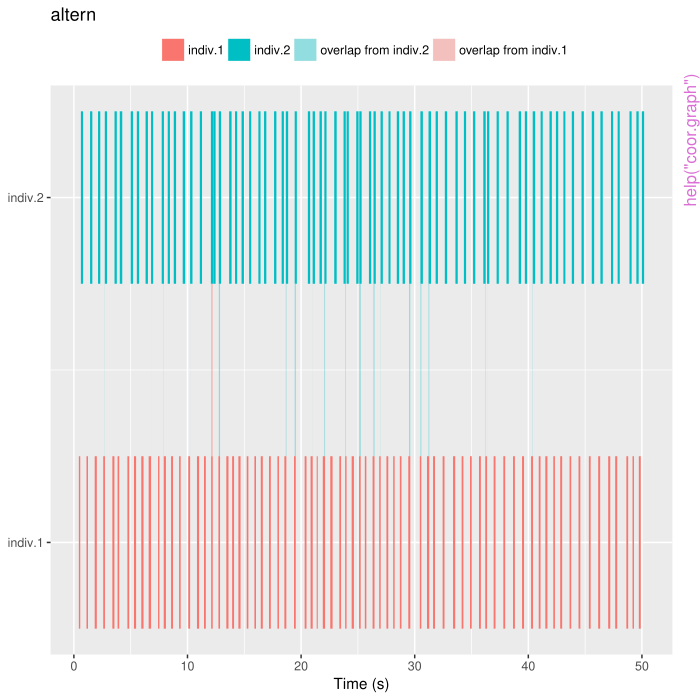

Here is the R script that generated this plot:
pkgname <- "warbleR"
source(file.path(R.home("share"), "R", "examples-header.R"))
options(warn = 1)
base::assign(".ExTimings", "warbleR-Ex.timings", pos = 'CheckExEnv')
base::cat("name\tuser\tsystem\telapsed\n", file=base::get(".ExTimings", pos = 'CheckExEnv'))
base::assign(".format_ptime",
function(x) {
  if(!is.na(x[4L])) x[1L] <- x[1L] + x[4L]
  if(!is.na(x[5L])) x[2L] <- x[2L] + x[5L]
  options(OutDec = '.')
  format(x[1L:3L], digits = 7L)
},
pos = 'CheckExEnv')

### * </HEADER>
library('warbleR')

base::assign(".oldSearch", base::search(), pos = 'CheckExEnv')
cleanEx()
nameEx("autodetec")
### * autodetec

flush(stderr()); flush(stdout())

base::assign(".ptime", proc.time(), pos = "CheckExEnv")
### Name: autodetec
### Title: Automatically detect vocalizations in sound files
### Aliases: autodetec

### ** Examples

## Not run: 
##D # Set temporary working directory
##D # setwd(tempdir())
##D 
##D data(list = c("Phae.long1", "Phae.long2", "Phae.long3", "Phae.long4"))
##D writeWave(Phae.long1,"Phae.long1.wav")
##D writeWave(Phae.long2,"Phae.long2.wav")
##D writeWave(Phae.long3,"Phae.long3.wav")
##D writeWave(Phae.long4,"Phae.long4.wav") 
##D 
##D ad <- autodetec(threshold = 5, env = "hil", ssmooth = 300, power=1,
##D bp=c(2,9), xl = 2, picsize = 2, res = 200, flim= c(1,11), osci = TRUE,
##D wl = 300, ls = FALSE, sxrow = 2, rows = 4, mindur = 0.1, maxdur = 1, set = TRUE)
##D 
##D #run it with different settings
##D ad <- autodetec(threshold = 90, env = "abs", ssmooth = 300, power = 1, redo = TRUE,
##D bp=c(2,9), xl = 2, picsize = 2, res = 200, flim= c(1,11), osci = TRUE, 
##D wl = 300, ls = FALSE,  sxrow = 2, rows = 4, mindur=0.1, maxdur=1, set = TRUE)
##D 
##D #check this folder!!
##D getwd()
## End(Not run)




base::assign(".dptime", (proc.time() - get(".ptime", pos = "CheckExEnv")), pos = "CheckExEnv")
base::cat("autodetec", base::get(".format_ptime", pos = 'CheckExEnv')(get(".dptime", pos = "CheckExEnv")), "\n", file=base::get(".ExTimings", pos = 'CheckExEnv'), append=TRUE, sep="\t")
cleanEx()
nameEx("catalog")
### * catalog

flush(stderr()); flush(stdout())

base::assign(".ptime", proc.time(), pos = "CheckExEnv")
### Name: catalog
### Title: Create catalog of vocal signals
### Aliases: catalog

### ** Examples

## Not run: 
##D # Set temporary working directory
##D # setwd(tempdir())
##D # save sound file examples
##D data(list = c("Phae.long1", "Phae.long2","selec.table"))
##D writeWave(Phae.long1,"Phae.long1.wav") 
##D writeWave(Phae.long2,"Phae.long2.wav")
##D  writeWave(Phae.long3,"Phae.long3.wav")
##D  writeWave(Phae.long4,"Phae.long4.wav")
##D 
##D 
##D catalog(X = selec.table, flim = c(1, 10), nrow = 4, ncol = 2, same.time.scale = T,
##D  ovlp = 90, parallel = 1, mar = 0.01, wl = 200, gr = FALSE,
##D  orientation = "v",  labels = c("sound.files", "selec"), legend = 0)
##D  
##D  #different time scales and tag palette
##D catalog(X = selec.table, flim = c(1, 10), nrow = 4, ncol = 2, same.time.scale = F,
##D  ovlp = 90, parallel = 1, mar = 0.01, wl = 200, 
##D  orientation = "v",  labels = c("sound.files", "selec"), legend = 0, 
##D  tag.pal = list(terrain.colors))
##D  
##D  #adding tags and changing spectro palette
##D catalog(X = selec.table, flim = c(1, 10), nrow = 4, ncol = 2, same.time.scale = F,
##D  ovlp = 90, parallel = 1, mar = 0.01, wl = 200, pal = reverse.heat.colors,
##D  orientation = "v",  labels = c("sound.files", "selec"), legend = 1, 
##D  tag.pal = list(terrain.colors), tags = "sound.files")
##D 
##D  #create a bigger selection table
##D  X <- rbind(selec.table, selec.table, selec.table, selec.table)
##D  X <- rbind(X, X)
##D  
##D  #create some simulated labels
##D  X$songtype <- sample(letters[13:15], nrow(X), replace = T)
##D  X$indiv <- sample(letters[1:12], nrow(X), replace = T)
##D 
##D # 12 columns in 5 rows, 2 tags
##D catalog(X = X, flim = c(1, 10), nrow = 5, ncol = 12, same.time.scale = F,
##D  ovlp = 90, parallel = 1, mar = 0.01, wl = 200, 
##D  orientation = "v",  labels = c("sound.files", "selec"), legend = 3, 
##D  collev = seq(-65, 0, 5), tag.pal = list(terrain.colors), tags = c("songtype", "indiv"))
##D 
##D 
##D # with legend
##D catalog(X = X, flim = c(1, 10), nrow = 5, ncol = 12, same.time.scale = F,
##D  ovlp = 90, parallel = 1, mar = 0.01, wl = 200, gr = FALSE,
##D  orientation = "v",  labels = c("sound.files", "selec"), legend = 3, 
##D  width = 20, collev = seq(-65, 0, 5), tag.pal = list(terrain.colors),
##D   tags = c("songtype", "indiv"))
##D   
##D   # horizontal orientation
##D catalog(X = X, flim = c(1, 10), nrow = 5, ncol = 12, same.time.scale = F,
##D  ovlp = 90, parallel = 1, mar = 0.01, wl = 200, gr = FALSE,
##D  orientation = "h",  labels = c("sound.files", "selec"), legend = 3, 
##D  width = 20, collev = seq(-65, 0, 5), tag.pal = list(terrain.colors),
##D   tags = c("songtype", "indiv"))
##D check this floder
##D getwd()
## End(Not run)



base::assign(".dptime", (proc.time() - get(".ptime", pos = "CheckExEnv")), pos = "CheckExEnv")
base::cat("catalog", base::get(".format_ptime", pos = 'CheckExEnv')(get(".dptime", pos = "CheckExEnv")), "\n", file=base::get(".ExTimings", pos = 'CheckExEnv'), append=TRUE, sep="\t")
cleanEx()
nameEx("catalog2pdf")
### * catalog2pdf

flush(stderr()); flush(stdout())

base::assign(".ptime", proc.time(), pos = "CheckExEnv")
### Name: catalog2pdf
### Title: 'catalog2pdf' combines 'catalog' images into pdfs
### Aliases: catalog2pdf

### ** Examples

## Not run: 
##D # Set temporary working directory
##D # setwd(tempdir())
##D 
##D # save sound file examples
##D data(list = c("Phae.long1", "Phae.long2"))
##D writeWave(Phae.long1,"Phae.long1.wav") 
##D writeWave(Phae.long2,"Phae.long2.wav")
##D 
##D catalog(X = selec.table, nrow = 2, ncol = 4)
##D 
##D # now create single pdf removing jpeg
##D catalog2pdf(keep.img = FALSE)
##D 
##D # check this floder
##D getwd()
## End(Not run)



base::assign(".dptime", (proc.time() - get(".ptime", pos = "CheckExEnv")), pos = "CheckExEnv")
base::cat("catalog2pdf", base::get(".format_ptime", pos = 'CheckExEnv')(get(".dptime", pos = "CheckExEnv")), "\n", file=base::get(".ExTimings", pos = 'CheckExEnv'), append=TRUE, sep="\t")
cleanEx()
nameEx("checksels")
### * checksels

flush(stderr()); flush(stdout())

base::assign(".ptime", proc.time(), pos = "CheckExEnv")
### Name: checksels
### Title: Check selection data frames
### Aliases: checksels

### ** Examples

{
# First set temporary folder
# setwd(tempdir())

# save wav file examples
data(list = c("Phae.long1", "Phae.long2", "Phae.long3", "selec.table"))
writeWave(Phae.long1,"Phae.long1.wav")
writeWave(Phae.long2,"Phae.long2.wav")
writeWave(Phae.long3,"Phae.long3.wav")

checksels(X = selec.table)
}



base::assign(".dptime", (proc.time() - get(".ptime", pos = "CheckExEnv")), pos = "CheckExEnv")
base::cat("checksels", base::get(".format_ptime", pos = 'CheckExEnv')(get(".dptime", pos = "CheckExEnv")), "\n", file=base::get(".ExTimings", pos = 'CheckExEnv'), append=TRUE, sep="\t")
cleanEx()
nameEx("checkwavs")
### * checkwavs

flush(stderr()); flush(stdout())

base::assign(".ptime", proc.time(), pos = "CheckExEnv")
### Name: checkwavs
### Title: Check .wav files
### Aliases: checkwavs

### ** Examples

{
# First set temporary folder
# setwd(tempdir())

# save wav file examples
data(list = c("Phae.long1", "Phae.long2", "Phae.long3", "Phae.long4", "selec.table"))
writeWave(Phae.long1,"Phae.long1.wav")
writeWave(Phae.long2,"Phae.long2.wav")
writeWave(Phae.long3,"Phae.long3.wav")
writeWave(Phae.long4,"Phae.long4.wav")

# without selection data frame
checkwavs()

# without selection data frame
checkwavs(X = selec.table)
}



base::assign(".dptime", (proc.time() - get(".ptime", pos = "CheckExEnv")), pos = "CheckExEnv")
base::cat("checkwavs", base::get(".format_ptime", pos = 'CheckExEnv')(get(".dptime", pos = "CheckExEnv")), "\n", file=base::get(".ExTimings", pos = 'CheckExEnv'), append=TRUE, sep="\t")
cleanEx()
nameEx("color.spectro")
### * color.spectro

flush(stderr()); flush(stdout())

base::assign(".ptime", proc.time(), pos = "CheckExEnv")
### Name: color.spectro
### Title: Highlight spectrogram regions
### Aliases: color.spectro

### ** Examples

## Not run: 
##D  
##D # First set empty folder
##D # setwd(tempdir())
##D data(list = c("Phae.long1", "selec.table"))
##D writeWave(Phae.long1, "Phae.long1.wav") #save sound files 
##D 
##D  # subset selection table
##D  st <- selec.table[selec.table$sound.files == "Phae.long1.wav",]
##D  
##D  # read wave file as an R object
##D  sgnl <- tuneR::readWave(as.character(st$sound.files[1]))
##D  
##D  # create color column
##D  st$colors <- c("red2", "blue", "green")
##D  
##D  # highlight selections
##D  color.spectro(wave = sgnl, wl = 300, ovlp = 90, flim = c(1, 8.6), collevels = seq(-90, 0, 5), 
##D  dB = "B", X = st, col.clm = "colors", base.col = "skyblue",  t.mar = 0.07, f.mar = 0.1, 
##D  interactive = NULL)
##D  
##D  # interactive (selected manually: you have to select them by clicking on the spectrogram)
##D  color.spectro(wave = sgnl, wl = 300, ovlp = 90, flim = c(1, 8.6), collevels = seq(-90, 0, 5),
##D   dB = "B", col.clm = "colors", t.mar = 0.07, f.mar = 1, interactive = 2)
## End(Not run)




base::assign(".dptime", (proc.time() - get(".ptime", pos = "CheckExEnv")), pos = "CheckExEnv")
base::cat("color.spectro", base::get(".format_ptime", pos = 'CheckExEnv')(get(".dptime", pos = "CheckExEnv")), "\n", file=base::get(".ExTimings", pos = 'CheckExEnv'), append=TRUE, sep="\t")
cleanEx()
nameEx("compare.methods")
### * compare.methods

flush(stderr()); flush(stdout())

base::assign(".ptime", proc.time(), pos = "CheckExEnv")
### Name: compare.methods
### Title: Assessing the performance of acoustic distance measurements
### Aliases: compare.methods

### ** Examples

## Not run: 
##D # Set temporary working directory
##D # setwd(tempdir())
##D 
##D data(list = c("Phae.long1", "Phae.long2", "Phae.long3", "Phae.long4", "selec.table"))
##D writeWave(Phae.long1,"Phae.long1.wav")
##D writeWave(Phae.long2,"Phae.long2.wav")
##D writeWave(Phae.long3,"Phae.long3.wav")
##D writeWave(Phae.long4,"Phae.long4.wav")
##D 
##D compare.methods(X = selec.table, flim = c(0, 10), bp = c(0, 10), mar = 0.1, wl = 300,
##D ovlp = 90, res = 200, n = 10, length.out = 30,
##D methods = c("XCORR", "dfDTW"), parallel = 1, it = "jpeg")
##D 
##D #remove progress bar
##D compare.methods(X = selec.table, flim = c(0, 10), bp = c(0, 10), mar = 0.1, wl = 300,
##D ovlp = 90, res = 200, n = 10, length.out = 30,
##D methods = c("XCORR", "dfDTW"), parallel = 1, it = "jpeg", pb = FALSE)
##D 
##D #check this folder!
##D getwd()
##D 
##D 
##D #compare SP and XCORR
##D #first we need to create a larger data set as the PCA that summarizes the spectral parameters
##D #needs more units (rows) that variables (columns)
##D #so I just create a new selection table repeating 3 times selec.table
##D st2 <- rbind(selec.table, selec.table, selec.table)
##D 
##D #note that the selection labels should be also changed
##D st2$selec <- 1:nrow(st2)
##D #now we can compare SP method against XCORR
##D compare.methods(X = st2, flim = c(0, 10), bp = c(0, 10), mar = 0.1, wl = 300,
##D ovlp = 90, res = 200, n = 10, length.out = 30,
##D methods = c("XCORR", "SP"), parallel = 1, it = "jpeg")
##D 
##D #compare SP method against dfDTW
##D compare.methods(X = st2, flim = c(0, 10), bp = c(0, 10), mar = 0.1, wl = 300,
##D ovlp = 90, res = 200, n = 10, length.out = 30,
##D methods = c("dfDTW", "SP"), parallel = 1, it = "jpeg")
##D 
##D #alternatively we can provide our own SP matrix
##D sp <- specan(selec.table, bp = c(0, 10))
##D 
##D #and selec just a few variables to avoid the problem of # observations vs # parameters in PCA
##D sp <- sp[, 1:7]
##D 
##D compare.methods(X = selec.table, flim = c(0, 10), sp = sp, bp = c(0, 10), mar = 0.1, wl = 300,
##D ovlp = 90, res = 200, n = 10, length.out = 30,
##D methods = c("XCORR", "SP"), parallel = 1, it = "jpeg")
##D 
##D #note that "SP" should also be included as a method in 'methods'
##D #again, all images are saved in the working directory
## End(Not run)




base::assign(".dptime", (proc.time() - get(".ptime", pos = "CheckExEnv")), pos = "CheckExEnv")
base::cat("compare.methods", base::get(".format_ptime", pos = 'CheckExEnv')(get(".dptime", pos = "CheckExEnv")), "\n", file=base::get(".ExTimings", pos = 'CheckExEnv'), append=TRUE, sep="\t")
cleanEx()
nameEx("consolidate")
### * consolidate

flush(stderr()); flush(stdout())

base::assign(".ptime", proc.time(), pos = "CheckExEnv")
### Name: consolidate
### Title: Consolidate sound files into a single folder
### Aliases: consolidate

### ** Examples

{ 
# First set empty folder
# setwd(tempdir())

# save wav file examples
data(list = c("Phae.long1", "Phae.long2", "Phae.long3", "Phae.long4", "selec.table"))

# create first folder
dir.create("folder1")
writeWave(Phae.long1, file.path("folder1","Phae.long1.wav"))
writeWave(Phae.long2, file.path("folder1","Phae.long2.wav"))

# create second folder
dir.create("folder2")
writeWave(Phae.long3, file.path("folder2","Phae.long3.wav"))
writeWave(Phae.long4, file.path("folder2","Phae.long4.wav"))

# consolidate in a single folder
consolidate()

# or if tempdir wa used
# consolidate(path = tempdir())
}




base::assign(".dptime", (proc.time() - get(".ptime", pos = "CheckExEnv")), pos = "CheckExEnv")
base::cat("consolidate", base::get(".format_ptime", pos = 'CheckExEnv')(get(".dptime", pos = "CheckExEnv")), "\n", file=base::get(".ExTimings", pos = 'CheckExEnv'), append=TRUE, sep="\t")
cleanEx()
nameEx("coor.graph")
### * coor.graph

flush(stderr()); flush(stdout())

base::assign(".ptime", proc.time(), pos = "CheckExEnv")
### Name: coor.graph
### Title: Coordinated singing graphs
### Aliases: coor.graph

### ** Examples

{

# First set temporary folder
# setwd(tempdir())

# load simulate singing events  (see data documentation)
data(sim.coor.sing)

# make coor.graphs in tiff format
coor.graph(X = sim.coor.sing, ovlp = TRUE, only.coor = FALSE, xl =2, res =80, 
it = "tiff", img = TRUE)


#' # make coor.graphs in graphic device format
cgs <- coor.graph(X = sim.coor.sing, ovlp = TRUE, only.coor = FALSE, img = FALSE)

cgs
}



base::assign(".dptime", (proc.time() - get(".ptime", pos = "CheckExEnv")), pos = "CheckExEnv")
base::cat("coor.graph", base::get(".format_ptime", pos = 'CheckExEnv')(get(".dptime", pos = "CheckExEnv")), "\n", file=base::get(".ExTimings", pos = 'CheckExEnv'), append=TRUE, sep="\t")
cleanEx()
nameEx("coor.test")
### * coor.test

flush(stderr()); flush(stdout())

base::assign(".ptime", proc.time(), pos = "CheckExEnv")
### Name: coor.test
### Title: Randomization test for singing coordination
### Aliases: coor.test

### ** Examples

{
#load  simulated singing data (see data documentation)
data(sim.coor.sing)

# testing if coordination happens less than expected by chance
coor.test(sim.coor.sing, iterations = 100, less.than.chance = TRUE)

# testing if coordination happens more than expected by chance
coor.test(sim.coor.sing, iterations = 100, less.than.chance = FALSE)
}



base::assign(".dptime", (proc.time() - get(".ptime", pos = "CheckExEnv")), pos = "CheckExEnv")
base::cat("coor.test", base::get(".format_ptime", pos = 'CheckExEnv')(get(".dptime", pos = "CheckExEnv")), "\n", file=base::get(".ExTimings", pos = 'CheckExEnv'), append=TRUE, sep="\t")
cleanEx()
nameEx("cut_sels")
### * cut_sels

flush(stderr()); flush(stdout())

base::assign(".ptime", proc.time(), pos = "CheckExEnv")
### Name: cut_sels
### Title: Cut selections into individual sound files
### Aliases: cut_sels

### ** Examples

{ 
# First set empty folder
# setwd(tempdir())

# save wav file examples
data(list = c("Phae.long1", "Phae.long2", "Phae.long3", "Phae.long4", "selec.table"))
writeWave(Phae.long1,"Phae.long1.wav")
writeWave(Phae.long2,"Phae.long2.wav")
writeWave(Phae.long3,"Phae.long3.wav")
writeWave(Phae.long4,"Phae.long4.wav")

# make spectrograms

cut_sels(selec.table)
 
cut_sels(selec.table, overwrite = TRUE, labels = c("sound.files", "selec", "sel.comment"))
 
 #check this folder!!
getwd()
}




base::assign(".dptime", (proc.time() - get(".ptime", pos = "CheckExEnv")), pos = "CheckExEnv")
base::cat("cut_sels", base::get(".format_ptime", pos = 'CheckExEnv')(get(".dptime", pos = "CheckExEnv")), "\n", file=base::get(".ExTimings", pos = 'CheckExEnv'), append=TRUE, sep="\t")
cleanEx()
nameEx("dfDTW")
### * dfDTW

flush(stderr()); flush(stdout())

base::assign(".ptime", proc.time(), pos = "CheckExEnv")
### Name: dfDTW
### Title: Acoustic dissimilarity using dynamic time warping on dominant
###   frequency contours
### Aliases: dfDTW

### ** Examples

{
# set the temp directory
# setwd(tempdir())

#load data
data(list = c("Phae.long1", "Phae.long2","selec.table"))
writeWave(Phae.long2, "Phae.long2.wav") #save sound files 
writeWave(Phae.long1, "Phae.long1.wav")

# run function 
dfDTW(selec.table, length.out = 30, flim = c(1, 12), bp = c(2, 9), wl = 300)

}



base::assign(".dptime", (proc.time() - get(".ptime", pos = "CheckExEnv")), pos = "CheckExEnv")
base::cat("dfDTW", base::get(".format_ptime", pos = 'CheckExEnv')(get(".dptime", pos = "CheckExEnv")), "\n", file=base::get(".ExTimings", pos = 'CheckExEnv'), append=TRUE, sep="\t")
cleanEx()
nameEx("dfts")
### * dfts

flush(stderr()); flush(stdout())

base::assign(".ptime", proc.time(), pos = "CheckExEnv")
### Name: dfts
### Title: Extract the dominant frequency values as a time series
### Aliases: dfts

### ** Examples

{
# set the temp directory
# setwd(tempdir())

#load data
data(list = c("Phae.long1", "Phae.long2","selec.table"))
writeWave(Phae.long2, "Phae.long2.wav") #save sound files 
writeWave(Phae.long1, "Phae.long1.wav")

# run function 
dfts(X = selec.table, length.out = 30, flim = c(1, 12), bp = c(2, 9), wl = 300)

}



base::assign(".dptime", (proc.time() - get(".ptime", pos = "CheckExEnv")), pos = "CheckExEnv")
base::cat("dfts", base::get(".format_ptime", pos = 'CheckExEnv')(get(".dptime", pos = "CheckExEnv")), "\n", file=base::get(".ExTimings", pos = 'CheckExEnv'), append=TRUE, sep="\t")
cleanEx()
nameEx("ffDTW")
### * ffDTW

flush(stderr()); flush(stdout())

base::assign(".ptime", proc.time(), pos = "CheckExEnv")
### Name: ffDTW
### Title: Acoustic dissimilarity using dynamic time warping on fundamental
###   frequency contours
### Aliases: ffDTW

### ** Examples

{
# set the temp directory
# setwd(tempdir())

#load data
data(list = c("Phae.long1", "Phae.long2","selec.table"))
writeWave(Phae.long2, "Phae.long2.wav") #save sound files 
writeWave(Phae.long1, "Phae.long1.wav")

# run function 
ffDTW(selec.table[1:4,], length.out = 30, flim = c(1, 12), img = TRUE, bp = c(1, 9), wl = 300)
}



base::assign(".dptime", (proc.time() - get(".ptime", pos = "CheckExEnv")), pos = "CheckExEnv")
base::cat("ffDTW", base::get(".format_ptime", pos = 'CheckExEnv')(get(".dptime", pos = "CheckExEnv")), "\n", file=base::get(".ExTimings", pos = 'CheckExEnv'), append=TRUE, sep="\t")
cleanEx()
nameEx("ffts")
### * ffts

flush(stderr()); flush(stdout())

base::assign(".ptime", proc.time(), pos = "CheckExEnv")
### Name: ffts
### Title: Extract the fundamental frequency values as a time series
### Aliases: ffts

### ** Examples

{
# set the temp directory
# setwd(tempdir())

#load data
data(list = c("Phae.long1", "Phae.long2","selec.table"))
writeWave(Phae.long1, "Phae.long1.wav") #save sound files 
writeWave(Phae.long2, "Phae.long2.wav") #save sound files 

# run function 
ffts(selec.table, length.out = 50, flim = c(1, 12), bp = c(2, 9), wl = 300)

# Fundamental frequency is not accurate for noisy signals, works better with pure tones

}



base::assign(".dptime", (proc.time() - get(".ptime", pos = "CheckExEnv")), pos = "CheckExEnv")
base::cat("ffts", base::get(".format_ptime", pos = 'CheckExEnv')(get(".dptime", pos = "CheckExEnv")), "\n", file=base::get(".ExTimings", pos = 'CheckExEnv'), append=TRUE, sep="\t")
cleanEx()
nameEx("filtersels")
### * filtersels

flush(stderr()); flush(stdout())

base::assign(".ptime", proc.time(), pos = "CheckExEnv")
### Name: filtersels
### Title: Subset selection data frames based on manually filtered image
###   files
### Aliases: filtersels

### ** Examples

## Not run: 
##D  
##D # First set temporary folder
##D # setwd(tempdir())
##D 
##D # save wav file examples
##D data(list = c("Phae.long1", "Phae.long2", "Phae.long3", "selec.table"))
##D writeWave(Phae.long1,"Phae.long1.wav")
##D writeWave(Phae.long2,"Phae.long2.wav")
##D writeWave(Phae.long3,"Phae.long3.wav")
##D 
##D specreator(selec.table, flim = c(0, 11), inner.mar = c(4,4.5,2,1), outer.mar = c(4,2,2,1), 
##D picsize = 2, res = 300, cexlab = 2, mar = 0.05, wl = 300)
##D 
##D #go to the working directory and delete some images
##D 
##D #filter selection data frame
##D fmloc <- filtersels(X = selec.table)
##D 
##D #this data frame does not have the selections corresponding to the images that were deleted
##D fmloc
##D 
##D #now using lspec images
##D lspec(sxrow = 2, rows = 8, pal = reverse.heat.colors, wl = 300, ovlp = 10)
##D 
##D #go to the working directory and delete lspec images (the ones with several rows of spectrograms)
##D 
##D #filter selection data frame
##D 
## End(Not run)



base::assign(".dptime", (proc.time() - get(".ptime", pos = "CheckExEnv")), pos = "CheckExEnv")
base::cat("filtersels", base::get(".format_ptime", pos = 'CheckExEnv')(get(".dptime", pos = "CheckExEnv")), "\n", file=base::get(".ExTimings", pos = 'CheckExEnv'), append=TRUE, sep="\t")
cleanEx()
nameEx("fixwavs")
### * fixwavs

flush(stderr()); flush(stdout())

base::assign(".ptime", proc.time(), pos = "CheckExEnv")
### Name: fixwavs
### Title: Fix .wav files to allow importing them into R
### Aliases: fixwavs

### ** Examples

## Not run: 
##D # Set temporary working directory
##D # setwd(tempdir())
##D 
##D data(list = c("Phae.long1", "Phae.long2", "Phae.long3", "Phae.long4", "selec.table"))
##D writeWave(Phae.long1,"Phae.long1.wav")
##D writeWave(Phae.long2,"Phae.long2.wav")
##D writeWave(Phae.long3,"Phae.long3.wav")
##D writeWave(Phae.long4,"Phae.long4.wav") 
##D 
##D fixwavs(files = selec.table$sound.files)
##D 
##D #check this folder
##D getwd()
## End(Not run)




base::assign(".dptime", (proc.time() - get(".ptime", pos = "CheckExEnv")), pos = "CheckExEnv")
base::cat("fixwavs", base::get(".format_ptime", pos = 'CheckExEnv')(get(".dptime", pos = "CheckExEnv")), "\n", file=base::get(".ExTimings", pos = 'CheckExEnv'), append=TRUE, sep="\t")
cleanEx()
nameEx("frange")
### * frange

flush(stderr()); flush(stdout())

base::assign(".ptime", proc.time(), pos = "CheckExEnv")
### Name: frange
### Title: Detect frequency range iteratively
### Aliases: frange

### ** Examples

{
# First set temporary folder
# setwd(tempdir())

data(list = c("Phae.long1", "Phae.long2", "Phae.long3", "Phae.long4", "selec.table"))
writeWave(Phae.long1,"Phae.long1.wav")
writeWave(Phae.long2,"Phae.long2.wav")
writeWave(Phae.long3,"Phae.long3.wav")
writeWave(Phae.long4,"Phae.long4.wav")

frange(X = selec.table, wl = 112, fsmooth = 1, threshold = 13, widths = c(4, 1), 
img = TRUE, pb = TRUE, it = "tiff", line = TRUE, mar = 0.1, bp = c(1,10.5), 
flim = c(0, 11))
}



base::assign(".dptime", (proc.time() - get(".ptime", pos = "CheckExEnv")), pos = "CheckExEnv")
base::cat("frange", base::get(".format_ptime", pos = 'CheckExEnv')(get(".dptime", pos = "CheckExEnv")), "\n", file=base::get(".ExTimings", pos = 'CheckExEnv'), append=TRUE, sep="\t")
cleanEx()
nameEx("frange.detec")
### * frange.detec

flush(stderr()); flush(stdout())

base::assign(".ptime", proc.time(), pos = "CheckExEnv")
### Name: frange.detec
### Title: Detect frequency range on wave objects
### Aliases: frange.detec

### ** Examples

{
data(tico)
frange.detec(wave = tico, wl = 512, fsmooth = 0.01, threshold = 1, bp = c(2, 8),
 widths = c(4, 2))

data(sheep)
frange.detec(wave = sheep, wl = 512, fsmooth = 0.2, threshold = 50, bp = c(0.3, 1), 
flim = c(0, 1.5), pal = reverse.heat.colors, main = "sheep")
}



base::assign(".dptime", (proc.time() - get(".ptime", pos = "CheckExEnv")), pos = "CheckExEnv")
base::cat("frange.detec", base::get(".format_ptime", pos = 'CheckExEnv')(get(".dptime", pos = "CheckExEnv")), "\n", file=base::get(".ExTimings", pos = 'CheckExEnv'), append=TRUE, sep="\t")
cleanEx()
nameEx("is.selection.table")
### * is.selection.table

flush(stderr()); flush(stdout())

base::assign(".ptime", proc.time(), pos = "CheckExEnv")
### Name: is.selection.table
### Title: Check if object is of class "selection.table"
### Aliases: is.selection.table

### ** Examples

{
# First set temporary folder
data(list = c("Phae.long1", "Phae.long2", "Phae.long3", "Phae.long4", "selec.table"))

is.selection.table(selec.table)

# setwd(tempdir())

writeWave(Phae.long1,"Phae.long1.wav")
writeWave(Phae.long2,"Phae.long2.wav")
writeWave(Phae.long3,"Phae.long3.wav")
writeWave(Phae.long4,"Phae.long4.wav")

st <- make.selection.table(selec.table)

is.selection.table(st)

class(st)
}



base::assign(".dptime", (proc.time() - get(".ptime", pos = "CheckExEnv")), pos = "CheckExEnv")
base::cat("is.selection.table", base::get(".format_ptime", pos = 'CheckExEnv')(get(".dptime", pos = "CheckExEnv")), "\n", file=base::get(".ExTimings", pos = 'CheckExEnv'), append=TRUE, sep="\t")
cleanEx()
nameEx("lspec")
### * lspec

flush(stderr()); flush(stdout())

base::assign(".ptime", proc.time(), pos = "CheckExEnv")
### Name: lspec
### Title: Create long spectrograms of whole sound files
### Aliases: lspec

### ** Examples

## Not run: 
##D # Set temporary working directory
##D # setwd(tempdir())
##D 
##D # save sound file examples
##D data(list = c("Phae.long1", "Phae.long2","selec.table"))
##D writeWave(Phae.long1,"Phae.long1.wav") 
##D writeWave(Phae.long2,"Phae.long2.wav")
##D 
##D lspec(sxrow = 2, rows = 8, pal = reverse.heat.colors, wl = 300)
##D 
##D # including selections
##D lspec(sxrow = 2, rows = 8, X = selec.table, pal = reverse.heat.colors, redo = TRUE, wl = 300)
##D 
##D #check this floder
##D getwd()
## End(Not run)



base::assign(".dptime", (proc.time() - get(".ptime", pos = "CheckExEnv")), pos = "CheckExEnv")
base::cat("lspec", base::get(".format_ptime", pos = 'CheckExEnv')(get(".dptime", pos = "CheckExEnv")), "\n", file=base::get(".ExTimings", pos = 'CheckExEnv'), append=TRUE, sep="\t")
cleanEx()
nameEx("lspec2pdf")
### * lspec2pdf

flush(stderr()); flush(stdout())

base::assign(".ptime", proc.time(), pos = "CheckExEnv")
### Name: lspec2pdf
### Title: 'lspec2pdf' combines 'lspec' images in .jpeg format to a single
###   pdf file.
### Aliases: lspec2pdf

### ** Examples

## Not run: 
##D # Set temporary working directory
##D # setwd(tempdir())
##D 
##D # save sound file examples
##D data(list = c("Phae.long1", "Phae.long2"))
##D writeWave(Phae.long1,"Phae.long1.wav") 
##D writeWave(Phae.long2,"Phae.long2.wav")
##D 
##D lspec(sxrow = 2, rows = 8, pal = reverse.heat.colors, wl = 300, it = "jpeg")
##D 
##D #now create single pdf removing jpeg
##D lspec2pdf(keep.img = FALSE)
##D 
##D # check this floder
##D getwd()
## End(Not run)



base::assign(".dptime", (proc.time() - get(".ptime", pos = "CheckExEnv")), pos = "CheckExEnv")
base::cat("lspec2pdf", base::get(".format_ptime", pos = 'CheckExEnv')(get(".dptime", pos = "CheckExEnv")), "\n", file=base::get(".ExTimings", pos = 'CheckExEnv'), append=TRUE, sep="\t")
cleanEx()
nameEx("make.selection.table")
### * make.selection.table

flush(stderr()); flush(stdout())

base::assign(".ptime", proc.time(), pos = "CheckExEnv")
### Name: make.selection.table
### Title: Create 'selection.table' class objects
### Aliases: make.selection.table

### ** Examples

{
# First set temporary folder
# setwd(tempdir())

data(list = c("Phae.long1", "Phae.long2", "Phae.long3", "Phae.long4", "selec.table"))
writeWave(Phae.long1,"Phae.long1.wav")
writeWave(Phae.long2,"Phae.long2.wav")
writeWave(Phae.long3,"Phae.long3.wav")
writeWave(Phae.long4,"Phae.long4.wav")

st <- make.selection.table(X = selec.table)

class(st)
}



base::assign(".dptime", (proc.time() - get(".ptime", pos = "CheckExEnv")), pos = "CheckExEnv")
base::cat("make.selection.table", base::get(".format_ptime", pos = 'CheckExEnv')(get(".dptime", pos = "CheckExEnv")), "\n", file=base::get(".ExTimings", pos = 'CheckExEnv'), append=TRUE, sep="\t")
cleanEx()
nameEx("manualoc")
### * manualoc

flush(stderr()); flush(stdout())

base::assign(".ptime", proc.time(), pos = "CheckExEnv")
### Name: manualoc
### Title: Interactive view of spectrograms
### Aliases: manualoc

### ** Examples

## Not run: 
##D #Set temporary working directory
##D # setwd(tempdir())
##D 
##D # save wav file examples
##D data(list = c("Phae.long1", "Phae.long2", "Phae.long3", "Phae.long4"))
##D writeWave(Phae.long1,"Phae.long1.wav")
##D writeWave(Phae.long2,"Phae.long2.wav")
##D writeWave(Phae.long3,"Phae.long3.wav")
##D writeWave(Phae.long4,"Phae.long4.wav")
##D 
##D manualoc(wl = 300)
##D # need to use the buttoms to manipulate function
##D # check working directory for .csv file after stopping function
##D #check here:
##D getwd()
## End(Not run)



base::assign(".dptime", (proc.time() - get(".ptime", pos = "CheckExEnv")), pos = "CheckExEnv")
base::cat("manualoc", base::get(".format_ptime", pos = 'CheckExEnv')(get(".dptime", pos = "CheckExEnv")), "\n", file=base::get(".ExTimings", pos = 'CheckExEnv'), append=TRUE, sep="\t")
cleanEx()
nameEx("move.imgs")
### * move.imgs

flush(stderr()); flush(stdout())

base::assign(".ptime", proc.time(), pos = "CheckExEnv")
### Name: move.imgs
### Title: Move/copy image files between directories
### Aliases: move.imgs

### ** Examples

{
#Set temporary working directory
# setwd(tempdir())

#load data
data("Cryp.soui")
writeWave(Cryp.soui, "Cryp.soui.wav") #save sound files 

#autodetec location of signals
ad <- autodetec(threshold = 6, bp = c(1, 3), mindur = 1.2,
maxdur = 3, img = FALSE, ssmooth = 600, wl = 300, flist = "Cryp.soui.wav")

#track dominant frequency graphs with freq reange detection
trackfreqs(X = ad[!is.na(ad$start),], flim = c(0, 5), ovlp = 90, it = "tiff",
bp = c(1, 3), contour = "df", wl = 300, frange = TRUE)

#copy files
move.imgs(cut = FALSE)

#cut files
move.imgs(cut = TRUE, to = "image_files")

# Check this folder
getwd()
}



base::assign(".dptime", (proc.time() - get(".ptime", pos = "CheckExEnv")), pos = "CheckExEnv")
base::cat("move.imgs", base::get(".format_ptime", pos = 'CheckExEnv')(get(".dptime", pos = "CheckExEnv")), "\n", file=base::get(".ExTimings", pos = 'CheckExEnv'), append=TRUE, sep="\t")
cleanEx()
nameEx("mp32wav")
### * mp32wav

flush(stderr()); flush(stdout())

base::assign(".ptime", proc.time(), pos = "CheckExEnv")
### Name: mp32wav
### Title: Convert .mp3 files to .wav
### Aliases: mp32wav

### ** Examples

## Not run: 
##D # First set temporary folder
##D # setwd(tempdir())
##D  
##D #Then download mp3 files from xeno-canto
##D querxc(qword = "Phaethornis aethopygus", download = TRUE)
##D 
##D # Convert all files to .wav format
##D mp32wav()
##D 
##D #check this folder!!
##D getwd()
## End(Not run)



base::assign(".dptime", (proc.time() - get(".ptime", pos = "CheckExEnv")), pos = "CheckExEnv")
base::cat("mp32wav", base::get(".format_ptime", pos = 'CheckExEnv')(get(".dptime", pos = "CheckExEnv")), "\n", file=base::get(".ExTimings", pos = 'CheckExEnv'), append=TRUE, sep="\t")
cleanEx()
nameEx("ovlp_sels")
### * ovlp_sels

flush(stderr()); flush(stdout())

base::assign(".ptime", proc.time(), pos = "CheckExEnv")
### Name: ovlp_sels
### Title: Find overlapping selections
### Aliases: ovlp_sels

### ** Examples

{
#no overlap
ovlp_sels(X =  selec.table)

# modified selec.table to make the first and second selection overlap
Y <- selec.table
Y$end[4] <- 1.5
  
 ovlp_sels(X =  Y)

# drop overlapping
 ovlp_sels(X =  Y, drop = TRUE)

# get index instead
 ovlp_sels(X =  Y, index = TRUE)
}



base::assign(".dptime", (proc.time() - get(".ptime", pos = "CheckExEnv")), pos = "CheckExEnv")
base::cat("ovlp_sels", base::get(".format_ptime", pos = 'CheckExEnv')(get(".dptime", pos = "CheckExEnv")), "\n", file=base::get(".ExTimings", pos = 'CheckExEnv'), append=TRUE, sep="\t")
cleanEx()
nameEx("querxc")
### * querxc

flush(stderr()); flush(stdout())

base::assign(".ptime", proc.time(), pos = "CheckExEnv")
### Name: querxc
### Title: Access 'Xeno-Canto' recordings and metadata
### Aliases: querxc

### ** Examples

## Not run: 
##D # Set temporary working directory
##D # setwd(tempdir())
##D 
##D # search without downloading
##D df1 <- querxc(qword = 'Phaethornis anthophilus', download = FALSE)
##D View(df1)
##D 
##D # downloading files
##D querxc(qword = 'Phaethornis anthophilus', download = TRUE)
##D 
##D # check this folder
##D getwd()
##D 
##D ## search using xeno-canto advance query ###
##D orth.pap <- querxc(qword = 'gen:orthonyx cnt:papua loc:tari', download = FALSE)
##D  
##D # download file using the output data frame as input
##D querxc(X = orth.pap)
##D 
##D # use quotes for queries with more than 1 word (e.g. Costa Rica),note that the 
##D # single quotes are used for the whole 'qword' and double quotes for the 2-word term inside
##D #Phaeochroa genus in Costa Rica 
##D phae.cr <- querxc(qword = 'gen:phaeochroa cnt:"costa rica"', download = FALSE)
##D 
##D # several terms can be searched for in the same field
##D # search for all female songs in sound type
##D femsong <- querxc(qword = 'type:song type:female', download = FALSE)
## End(Not run)



base::assign(".dptime", (proc.time() - get(".ptime", pos = "CheckExEnv")), pos = "CheckExEnv")
base::cat("querxc", base::get(".format_ptime", pos = 'CheckExEnv')(get(".dptime", pos = "CheckExEnv")), "\n", file=base::get(".ExTimings", pos = 'CheckExEnv'), append=TRUE, sep="\t")
cleanEx()
nameEx("rm_sil")
### * rm_sil

flush(stderr()); flush(stdout())

base::assign(".ptime", proc.time(), pos = "CheckExEnv")
### Name: rm_sil
### Title: Remove silence in wave files
### Aliases: rm_sil

### ** Examples

{
# Set temporary working directory
# setwd(tempdir())

# save sound file examples
data(list = c("Phae.long1", "Phae.long2","selec.table"))
sil <- silence(samp.rate = 22500, duration = 3, xunit = "time")

wv1 <- pastew(pastew(Phae.long1, sil, f = 22500, output = "Wave"), 
Phae.long2, f = 22500, output = "Wave")

#check silence in between amplitude peaks
env(wv1)

 #save wave file
 writeWave(object = wv1, filename = "wv1.wav", extensible = FALSE)

#remove silence
rm_sil(flist = "wv1.wav")

# OR this is tempdir was used instead
# rm_sil(path = tempdir(), flist = "wv1.wav")

#check this floder
getwd()
}



base::assign(".dptime", (proc.time() - get(".ptime", pos = "CheckExEnv")), pos = "CheckExEnv")
base::cat("rm_sil", base::get(".format_ptime", pos = 'CheckExEnv')(get(".dptime", pos = "CheckExEnv")), "\n", file=base::get(".ExTimings", pos = 'CheckExEnv'), append=TRUE, sep="\t")
cleanEx()
nameEx("seltailor")
### * seltailor

flush(stderr()); flush(stdout())

base::assign(".ptime", proc.time(), pos = "CheckExEnv")
### Name: seltailor
### Title: Interactive view of spectrograms to tailor selections
### Aliases: seltailor

### ** Examples

## Not run: 
##D #Set temporary working directory
##D # setwd(tempdir())
##D 
##D data(list = c("Phae.long1", "Phae.long2", "Phae.long3", "Phae.long4", "selec.table"))
##D writeWave(Phae.long1,"Phae.long1.wav")
##D writeWave(Phae.long2,"Phae.long2.wav")
##D writeWave(Phae.long3,"Phae.long3.wav")
##D writeWave(Phae.long4,"Phae.long4.wav")
##D 
##D seltailor(X =  selec.table, flim = c(1,12), wl = 300, auto.next = TRUE)
##D 
##D # Read output .csv file
##D seltailor.df <- read.csv("seltailor_output.csv")
##D seltailor.df
##D 
##D # check this directory for .csv file after stopping function
##D getwd()
## End(Not run)



base::assign(".dptime", (proc.time() - get(".ptime", pos = "CheckExEnv")), pos = "CheckExEnv")
base::cat("seltailor", base::get(".format_ptime", pos = 'CheckExEnv')(get(".dptime", pos = "CheckExEnv")), "\n", file=base::get(".ExTimings", pos = 'CheckExEnv'), append=TRUE, sep="\t")
cleanEx()
nameEx("sig2noise")
### * sig2noise

flush(stderr()); flush(stdout())

base::assign(".ptime", proc.time(), pos = "CheckExEnv")
### Name: sig2noise
### Title: Measure signal-to-noise ratio
### Aliases: sig2noise

### ** Examples

{
# First set temporary folder
# setwd(tempdir())

data(list = c("Phae.long1","selec.table"))
writeWave(Phae.long1, "Phae.long1.wav") #save sound files 

# specifying the correct margin is important
# use snrspecs to troubleshoot margins for sound files
sig2noise(selec.table[grep("Phae.long1", selec.table$sound.files), ], mar = 0.2)

# this smaller margin doesn't overlap neighboring signals
sig2noise(selec.table[grep("Phae.long1", selec.table$sound.files), ], mar = 0.1)
}




base::assign(".dptime", (proc.time() - get(".ptime", pos = "CheckExEnv")), pos = "CheckExEnv")
base::cat("sig2noise", base::get(".format_ptime", pos = 'CheckExEnv')(get(".dptime", pos = "CheckExEnv")), "\n", file=base::get(".ExTimings", pos = 'CheckExEnv'), append=TRUE, sep="\t")
cleanEx()
nameEx("sim_songs")
### * sim_songs

flush(stderr()); flush(stdout())

base::assign(".ptime", proc.time(), pos = "CheckExEnv")
### Name: sim_songs
### Title: Simulate animal vocalizations
### Aliases: sim_songs

### ** Examples

{
 # simulate a song with 3 elements and no harmonics
 sm_sng <- sim_songs(n = 3, harms = 1)
 
 # plot spectro
 seewave::spectro(sm_sng)
 
 # simulate a song with 5 elements and 2 extra harmonics
sm_sng2 <- sim_songs(n = 5, harms = 3)

 # plot spectro
 seewave::spectro(sm_sng2)
}



base::assign(".dptime", (proc.time() - get(".ptime", pos = "CheckExEnv")), pos = "CheckExEnv")
base::cat("sim_songs", base::get(".format_ptime", pos = 'CheckExEnv')(get(".dptime", pos = "CheckExEnv")), "\n", file=base::get(".ExTimings", pos = 'CheckExEnv'), append=TRUE, sep="\t")
cleanEx()
nameEx("snrspecs")
### * snrspecs

flush(stderr()); flush(stdout())

base::assign(".ptime", proc.time(), pos = "CheckExEnv")
### Name: snrspecs
### Title: Spectrograms with background noise margins
### Aliases: snrspecs

### ** Examples

## Not run: 
##D # Set temporary working directory
##D # setwd(tempdir())
##D  
##D data(list = c("Phae.long1", "Phae.long2", "selec.table"))
##D writeWave(Phae.long1, "Phae.long1.wav") #save sound.files
##D writeWave(Phae.long2, "Phae.long2.wav") 
##D 
##D # make Phae.long1 and Phae.long2 spectrograms
##D # snrmar needs to be smaller before moving on to sig2noise()
##D 
##D snrspecs(selec.table, flim = c(0, 14), inner.mar = c(4,4.5,2,1), outer.mar = c(4,2,2,1), 
##D picsize = 2, res = 300, cexlab = 2, mar = 0.2, snrmar = 0.1, it = "jpeg", wl = 300)
##D 
##D # make only Phae.long1 spectrograms
##D # snrmar now doesn't overlap neighboring signals
##D 
##D snrspecs(selec.table[grepl(c("Phae.long1"), selec.table$sound.files), ], flim = c(3, 14),
##D inner.mar = c(4,4.5,2,1), outer.mar = c(4,2,2,1), picsize = 2, res = 300, cexlab = 2,
##D mar = 0.2, snrmar = 0.01, wl = 300)
##D 
##D #check this folder!!
##D getwd()
## End(Not run)



base::assign(".dptime", (proc.time() - get(".ptime", pos = "CheckExEnv")), pos = "CheckExEnv")
base::cat("snrspecs", base::get(".format_ptime", pos = 'CheckExEnv')(get(".dptime", pos = "CheckExEnv")), "\n", file=base::get(".ExTimings", pos = 'CheckExEnv'), append=TRUE, sep="\t")
cleanEx()
nameEx("sp.en.ts")
### * sp.en.ts

flush(stderr()); flush(stdout())

base::assign(".ptime", proc.time(), pos = "CheckExEnv")
### Name: sp.en.ts
### Title: Extract the spectral entropy across signals as a time series
### Aliases: sp.en.ts

### ** Examples

{
# set the temp directory
# setwd(tempdir())

#load data
data(list = c("Phae.long1", "Phae.long2",  "Phae.long3",  "Phae.long4","selec.table"))
writeWave(Phae.long2, "Phae.long2.wav") #save sound files 
writeWave(Phae.long1, "Phae.long1.wav")
writeWave(Phae.long3, "Phae.long3.wav") #save sound files 
writeWave(Phae.long4, "Phae.long4.wav")

# without clip edges
sp.en.ts(X = selec.table, threshold = 10, bp = NULL, clip.edges = FALSE, length.out = 10,
 type = "b", sp.en.range = c(-25, 10))

# with clip edges and length.out 10
sp.en.ts(X = selec.table, threshold = 10, bp = c(2, 12), clip.edges = TRUE, length.out = 10)

}



base::assign(".dptime", (proc.time() - get(".ptime", pos = "CheckExEnv")), pos = "CheckExEnv")
base::cat("sp.en.ts", base::get(".format_ptime", pos = 'CheckExEnv')(get(".dptime", pos = "CheckExEnv")), "\n", file=base::get(".ExTimings", pos = 'CheckExEnv'), append=TRUE, sep="\t")
cleanEx()
nameEx("specan")
### * specan

flush(stderr()); flush(stdout())

base::assign(".ptime", proc.time(), pos = "CheckExEnv")
### Name: specan
### Title: Measure acoustic parameters in batches of sound files
### Aliases: specan

### ** Examples

{
# First set temporary folder
# setwd(tempdir())

data(list = c("Phae.long1", "Phae.long2", "Phae.long3", "Phae.long4", "selec.table"))
writeWave(Phae.long1,"Phae.long1.wav")
writeWave(Phae.long2,"Phae.long2.wav")
writeWave(Phae.long3,"Phae.long3.wav")
writeWave(Phae.long4,"Phae.long4.wav")

a <- specan(X = selec.table, bp = c(0, 22))

# using a diferent threshold
a <- specan(X = selec.table, bp = c(0, 22), threshold = 20)
# View(a)

}



base::assign(".dptime", (proc.time() - get(".ptime", pos = "CheckExEnv")), pos = "CheckExEnv")
base::cat("specan", base::get(".format_ptime", pos = 'CheckExEnv')(get(".dptime", pos = "CheckExEnv")), "\n", file=base::get(".ExTimings", pos = 'CheckExEnv'), append=TRUE, sep="\t")
cleanEx()
nameEx("specreator")
### * specreator

flush(stderr()); flush(stdout())

base::assign(".ptime", proc.time(), pos = "CheckExEnv")
### Name: specreator
### Title: Spectrograms of selected signals
### Aliases: specreator

### ** Examples

{ 
# First set empty folder
# setwd(tempdir())
data(list = c("Phae.long1", "Phae.long2","selec.table"))
writeWave(Phae.long1, "Phae.long1.wav") #save sound files 
writeWave(Phae.long2, "Phae.long2.wav")

# make spectrograms

specreator(selec.table, flim = c(0, 11), res = 300, mar = 0.05, wl = 300)
 
 #check this folder
getwd()
}




base::assign(".dptime", (proc.time() - get(".ptime", pos = "CheckExEnv")), pos = "CheckExEnv")
base::cat("specreator", base::get(".format_ptime", pos = 'CheckExEnv')(get(".dptime", pos = "CheckExEnv")), "\n", file=base::get(".ExTimings", pos = 'CheckExEnv'), append=TRUE, sep="\t")
cleanEx()
nameEx("track_harm")
### * track_harm

flush(stderr()); flush(stdout())

base::assign(".ptime", proc.time(), pos = "CheckExEnv")
### Name: track_harm
### Title: Track harmonic frequency contour
### Aliases: track_harm

### ** Examples

{
#Set temporary working directory
# setwd(tempdir())

#load data

# Check this folder
getwd()

#track both frequencies 

}



base::assign(".dptime", (proc.time() - get(".ptime", pos = "CheckExEnv")), pos = "CheckExEnv")
base::cat("track_harm", base::get(".format_ptime", pos = 'CheckExEnv')(get(".dptime", pos = "CheckExEnv")), "\n", file=base::get(".ExTimings", pos = 'CheckExEnv'), append=TRUE, sep="\t")
cleanEx()
nameEx("trackfreqs")
### * trackfreqs

flush(stderr()); flush(stdout())

base::assign(".ptime", proc.time(), pos = "CheckExEnv")
### Name: trackfreqs
### Title: Spectrograms with frequency measurements
### Aliases: trackfreqs

### ** Examples

{
#Set temporary working directory
# setwd(tempdir())

#load data
data("Cryp.soui")
writeWave(Cryp.soui, "Cryp.soui.wav") #save sound files 

#autodetec location of signals
ad <- autodetec(threshold = 6, bp = c(1, 3), mindur = 1.2,
maxdur = 3, img = FALSE, ssmooth = 600, wl = 300, flist = "Cryp.soui.wav")

#track dominant frequency graphs with freq reange detection
trackfreqs(X = ad[!is.na(ad$start),], flim = c(0, 5), ovlp = 90, it = "tiff",
bp = c(1, 3), contour = "df", wl = 300, frange = TRUE)

#using users frequency data (custom.contour argument) 
#first get contours using dfts
df <- dfts(X = ad[!is.na(ad$start),], flim = c(0, 5), ovlp = 90, img = FALSE,
bp = c(1, 3),  wl = 300)

# now input the dfts output into trackfreqs         
trackfreqs(X = ad[!is.na(ad$start),], custom.contour = df ,flim = c(0, 5), ovlp = 90, it = "tiff")

# Check this folder
getwd()

#track both frequencies 
trackfreqs(X = ad[!is.na(ad$start),], flim = c(0, 5), ovlp = 90, it = "tiff",
bp = c(1, 3), contour = "both", wl = 300)

}



base::assign(".dptime", (proc.time() - get(".ptime", pos = "CheckExEnv")), pos = "CheckExEnv")
base::cat("trackfreqs", base::get(".format_ptime", pos = 'CheckExEnv')(get(".dptime", pos = "CheckExEnv")), "\n", file=base::get(".ExTimings", pos = 'CheckExEnv'), append=TRUE, sep="\t")
cleanEx()
nameEx("wavdur")
### * wavdur

flush(stderr()); flush(stdout())

base::assign(".ptime", proc.time(), pos = "CheckExEnv")
### Name: wavdur
### Title: Measure the duration of sound files
### Aliases: wavdur

### ** Examples

{
# Set temporary working directory
# setwd(tempdir())

data(list = c("Phae.long1", "Phae.long2", "Phae.long3"))
writeWave(Phae.long1,"Phae.long1.wav")
writeWave(Phae.long2,"Phae.long2.wav")
writeWave(Phae.long3,"Phae.long3.wav")

wavdur()
}




base::assign(".dptime", (proc.time() - get(".ptime", pos = "CheckExEnv")), pos = "CheckExEnv")
base::cat("wavdur", base::get(".format_ptime", pos = 'CheckExEnv')(get(".dptime", pos = "CheckExEnv")), "\n", file=base::get(".ExTimings", pos = 'CheckExEnv'), append=TRUE, sep="\t")
cleanEx()
nameEx("xcmaps")
### * xcmaps

flush(stderr()); flush(stdout())

base::assign(".ptime", proc.time(), pos = "CheckExEnv")
### Name: xcmaps
### Title: Maps of 'Xeno-Canto' recordings by species
### Aliases: xcmaps

### ** Examples

## Not run: 
##D # search in xeno-canto
##D X <- querxc("Phaethornis anthophilus", download = FALSE)
##D 
##D #create image in R graphic device
##D xcmaps(X, img = FALSE)
##D 
##D #or save it as a file in the working directory
##D xcmaps(X)
##D 
## End(Not run)



base::assign(".dptime", (proc.time() - get(".ptime", pos = "CheckExEnv")), pos = "CheckExEnv")
base::cat("xcmaps", base::get(".format_ptime", pos = 'CheckExEnv')(get(".dptime", pos = "CheckExEnv")), "\n", file=base::get(".ExTimings", pos = 'CheckExEnv'), append=TRUE, sep="\t")
cleanEx()
nameEx("xcorr")
### * xcorr

flush(stderr()); flush(stdout())

base::assign(".ptime", proc.time(), pos = "CheckExEnv")
### Name: xcorr
### Title: Spectrogram cross-correlation
### Aliases: xcorr

### ** Examples

{
#First set temporary working directory
# setwd(tempdir())

#load data
data(list = c("Phae.long1", "Phae.long2", "Phae.long3", "Phae.long4","selec.table"))
writeWave(Phae.long1, "Phae.long1.wav") #save sound files
writeWave(Phae.long2, "Phae.long2.wav")
writeWave(Phae.long3, "Phae.long3.wav")
writeWave(Phae.long4, "Phae.long4.wav")

xcor <- xcorr(X = selec.table, wl = 300, frange = c(2, 9), ovlp = 90,
dens = 1, wn = 'hanning', cor.method = "pearson")

}



base::assign(".dptime", (proc.time() - get(".ptime", pos = "CheckExEnv")), pos = "CheckExEnv")
base::cat("xcorr", base::get(".format_ptime", pos = 'CheckExEnv')(get(".dptime", pos = "CheckExEnv")), "\n", file=base::get(".ExTimings", pos = 'CheckExEnv'), append=TRUE, sep="\t")
cleanEx()
nameEx("xcorr.graph")
### * xcorr.graph

flush(stderr()); flush(stdout())

base::assign(".ptime", proc.time(), pos = "CheckExEnv")
### Name: xcorr.graph
### Title: Pairwise plots of spectrogram cross-correlation scores
### Aliases: xcorr.graph

### ** Examples

{
#load data
#First set temporary working directory]
# setwd(tempdir())

#load data
data(list = c("Phae.long1", "Phae.long2", "selec.table"))
writeWave(Phae.long1, "Phae.long1.wav") #save sound files
writeWave(Phae.long2, "Phae.long2.wav")

 #run cross correlation first
 xcor<-xcorr(X = selec.table[1:5,], wl =300, frange= c(2, 9), ovlp=90, dens=0.8, 
 wn='hanning', cor.method = "pearson", cor.mat = FALSE) 
 
 #plot pairwise scores
  xcorr.graph(X = xcor, cex.cor = 2, cex.lab = 1, rel.cex = FALSE)
}



base::assign(".dptime", (proc.time() - get(".ptime", pos = "CheckExEnv")), pos = "CheckExEnv")
base::cat("xcorr.graph", base::get(".format_ptime", pos = 'CheckExEnv')(get(".dptime", pos = "CheckExEnv")), "\n", file=base::get(".ExTimings", pos = 'CheckExEnv'), append=TRUE, sep="\t")
### * <FOOTER>
###
options(digits = 7L)
base::cat("Time elapsed: ", proc.time() - base::get("ptime", pos = 'CheckExEnv'),"\n")
grDevices::dev.off()
###
### Local variables: ***
### mode: outline-minor ***
### outline-regexp: "\\(> \\)?### [*]+" ***
### End: ***
quit('no')
